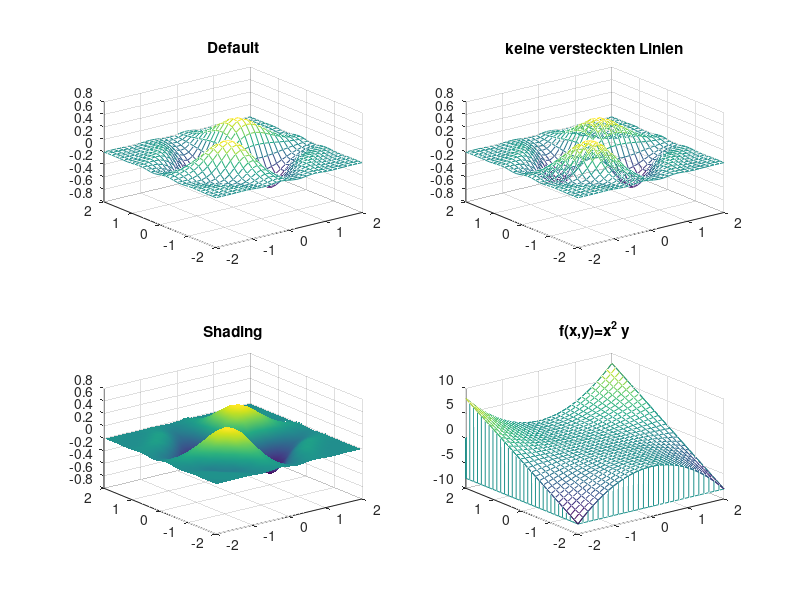

Source code (MATLAB):
%         plot_funktion_3d_2.m
%
%    Beispiel der verschiedenen Moeglichkeiten eine
%     Funktion f:R^2 --> R zu plotten
%
% Gerd Rapin             29.11.2003

% Erzeugen des Gitters
x=linspace(-2,2,30);
y=linspace(-2,2,30);
[X,Y]=meshgrid(x,y);

% Funktionswerte
Z=exp(-X.^2-Y.^2).*sin(pi*X.*Y);

% verschiedenen Darstellungen

subplot(2,2,1),
mesh(X,Y,Z);
title('Default');

subplot(2,2,2),
mesh(X,Y,Z),
hidden off,
title('keine versteckten Linien');

subplot(2,2,3),
surf(X,Y,Z);
shading('interp');
title('Shading');
 
subplot(2,2,4),
Z=X.^2.*Y;
meshz(X,Y,Z);
title('f(x,y)=x^2 y');
